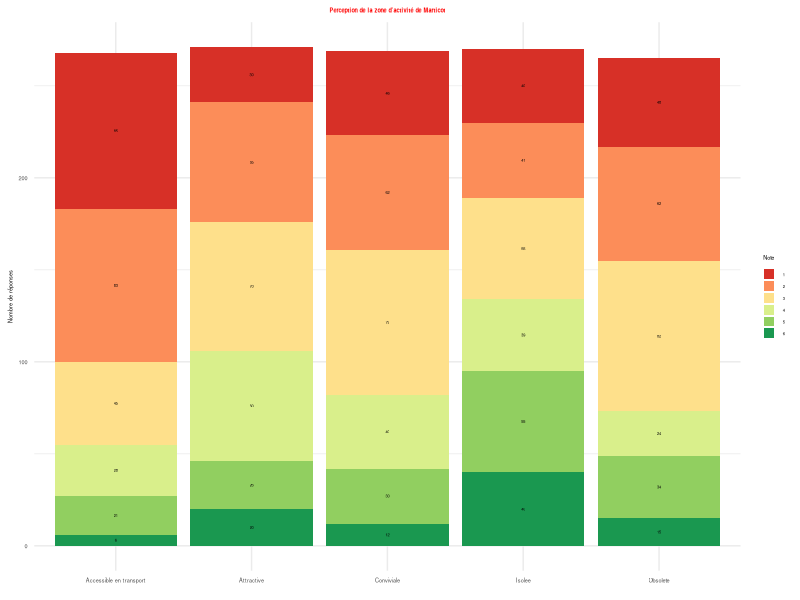

Generate this figure with R:
## ---- chunk 1
# Chargement des packages
library(tidyverse)
library(readr)

# Lecture du fichier CSV
donnees <- read_csv("data/results-survey337264.csv", show_col_types = FALSE)%>%
  drop_na(`Date de soumission`)
## ---- chunk 2
#| echo: false
#| fig.width: 4
#| fig.height: 2

library(dplyr)
library(tidyr)
library(ggplot2)

# On sélectionne uniquement les colonnes qui t'intéressent
df_notes <- donnees %>%
  select(
    Attractive = `Dans quelle mesure trouvez-vous la zone d’activité de Marticot :Donnez une note de 1 à 6, 1 correspondant à « pas du tout » et 6 « tout à fait » [Attractive]`,
    Conviviale = `Dans quelle mesure trouvez-vous la zone d’activité de Marticot :Donnez une note de 1 à 6, 1 correspondant à « pas du tout » et 6 « tout à fait » [Conviviale]`,
    "Accessible en transport" = `Dans quelle mesure trouvez-vous la zone d’activité de Marticot :Donnez une note de 1 à 6, 1 correspondant à « pas du tout » et 6 « tout à fait » [Accessible en transports]`,
    Isolee = `Dans quelle mesure trouvez-vous la zone d’activité de Marticot :Donnez une note de 1 à 6, 1 correspondant à « pas du tout » et 6 « tout à fait » [Isolée]`,
    Obsolete = `Dans quelle mesure trouvez-vous la zone d’activité de Marticot :Donnez une note de 1 à 6, 1 correspondant à « pas du tout » et 6 « tout à fait » [Obsolète]`
  ) %>%
  pivot_longer(cols = everything(), names_to = "Critere", values_to = "Note") %>%
  filter(!is.na(Note))   # supprimer les NA

# Compter le nombre de réponses par critère et par note
df_plot <- df_notes %>%
  group_by(Critere, Note) %>%
  summarise(N = n(), .groups = "drop")

# Graphique : barres empilées
ggplot(df_plot, aes(x = Critere, y = N, fill = factor(Note))) +
  geom_bar(stat = "identity", position = "stack") +
  scale_fill_brewer(palette = "RdYlGn", direction = 1) +
  geom_text(aes(label = N), 
            position = position_stack(vjust = 0.5), 
            color = "black", size = 1) +
  labs(
    title = "Perception de la zone d’activité de Marticot",
    x = "",
    y = "Nombre de réponses",
    fill = "Note"
  ) +
  theme_minimal() +
  theme(plot.title = element_text(color = "red", size = 4, face = "bold", hjust = 0.5),
        axis.text.x = element_text( hjust = 0.5, size = 4),
        axis.title.x = element_text(size = 2),  # Titre axe X
        axis.title.y = element_text(size = 4),  # Titre axe Y
        axis.text.y = element_text(size = 4),     # Valeurs axe Y
        legend.text = element_text(size = 3),        # Taille du texte de la légende
        legend.title = element_text(size = 4),        # Taille du titre de la légende
        legend.key.size = unit(0.3, "cm"),        # Taille des cases de la légende
        legend.spacing.y = unit(0.1, "cm")        # Espacement vertical réduit
        )
